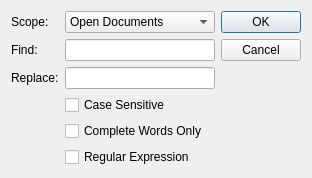
<?xml version="1.0" encoding="UTF-8"?>
<ui version="4.0">
 <class>findGlobalDialog</class>
 <widget class="QDialog" name="findGlobalDialog">
  <property name="geometry">
   <rect>
    <x>0</x>
    <y>0</y>
    <width>312</width>
    <height>172</height>
   </rect>
  </property>
  <property name="windowTitle">
   <string>Dialog</string>
  </property>
  <layout class="QHBoxLayout">
   <item>
    <layout class="QHBoxLayout">
     <item>
      <layout class="QGridLayout">
       <item row="1" column="0">
        <widget class="QLabel" name="label">
         <property name="sizePolicy">
          <sizepolicy hsizetype="Maximum" vsizetype="Preferred">
           <horstretch>0</horstretch>
           <verstretch>0</verstretch>
          </sizepolicy>
         </property>
         <property name="text">
          <string>Find:</string>
         </property>
        </widget>
       </item>
       <item row="1" column="1">
        <widget class="QLineEdit" name="lineEditSearchWord"/>
       </item>
       <item row="3" column="1">
        <widget class="QCheckBox" name="cbCase">
         <property name="text">
          <string>Case Sensitive</string>
         </property>
        </widget>
       </item>
       <item row="4" column="1">
        <widget class="QCheckBox" name="cbWords">
         <property name="text">
          <string>Complete Words Only</string>
         </property>
        </widget>
       </item>
       <item row="5" column="1">
        <widget class="QCheckBox" name="cbRegExp">
         <property name="text">
          <string>Regular Expression</string>
         </property>
        </widget>
       </item>
       <item row="6" column="1">
        <spacer>
         <property name="orientation">
          <enum>Qt::Vertical</enum>
         </property>
         <property name="sizeHint" stdset="0">
          <size>
           <width>20</width>
           <height>0</height>
          </size>
         </property>
        </spacer>
       </item>
       <item row="0" column="0">
        <widget class="QLabel" name="label_2">
         <property name="text">
          <string>Scope:</string>
         </property>
        </widget>
       </item>
       <item row="0" column="1">
        <widget class="QComboBox" name="comboBoxScope">
         <property name="currentIndex">
          <number>0</number>
         </property>
         <item>
          <property name="text">
           <string>Open Documents</string>
          </property>
         </item>
         <item>
          <property name="text">
           <string>Current Document</string>
          </property>
         </item>
        </widget>
       </item>
       <item row="2" column="0">
        <widget class="QLabel" name="label_3">
         <property name="text">
          <string>Replace:</string>
         </property>
        </widget>
       </item>
       <item row="2" column="1">
        <widget class="QLineEdit" name="lineEditReplaceWord"/>
       </item>
      </layout>
     </item>
    </layout>
   </item>
   <item>
    <layout class="QVBoxLayout">
     <item>
      <widget class="QDialogButtonBox" name="buttonBox">
       <property name="sizePolicy">
        <sizepolicy hsizetype="Fixed" vsizetype="Fixed">
         <horstretch>0</horstretch>
         <verstretch>0</verstretch>
        </sizepolicy>
       </property>
       <property name="orientation">
        <enum>Qt::Vertical</enum>
       </property>
       <property name="standardButtons">
        <set>QDialogButtonBox::Cancel|QDialogButtonBox::Ok</set>
       </property>
      </widget>
     </item>
     <item>
      <spacer>
       <property name="orientation">
        <enum>Qt::Vertical</enum>
       </property>
       <property name="sizeHint" stdset="0">
        <size>
         <width>20</width>
         <height>40</height>
        </size>
       </property>
      </spacer>
     </item>
    </layout>
   </item>
  </layout>
 </widget>
 <tabstops>
  <tabstop>lineEditSearchWord</tabstop>
  <tabstop>comboBoxScope</tabstop>
  <tabstop>cbCase</tabstop>
  <tabstop>cbWords</tabstop>
  <tabstop>cbRegExp</tabstop>
  <tabstop>buttonBox</tabstop>
 </tabstops>
 <resources/>
 <connections>
  <connection>
   <sender>buttonBox</sender>
   <signal>accepted()</signal>
   <receiver>findGlobalDialog</receiver>
   <slot>accept()</slot>
   <hints>
    <hint type="sourcelabel">
     <x>268</x>
     <y>24</y>
    </hint>
    <hint type="destinationlabel">
     <x>157</x>
     <y>145</y>
    </hint>
   </hints>
  </connection>
  <connection>
   <sender>buttonBox</sender>
   <signal>rejected()</signal>
   <receiver>findGlobalDialog</receiver>
   <slot>reject()</slot>
   <hints>
    <hint type="sourcelabel">
     <x>268</x>
     <y>30</y>
    </hint>
    <hint type="destinationlabel">
     <x>278</x>
     <y>145</y>
    </hint>
   </hints>
  </connection>
 </connections>
</ui>
